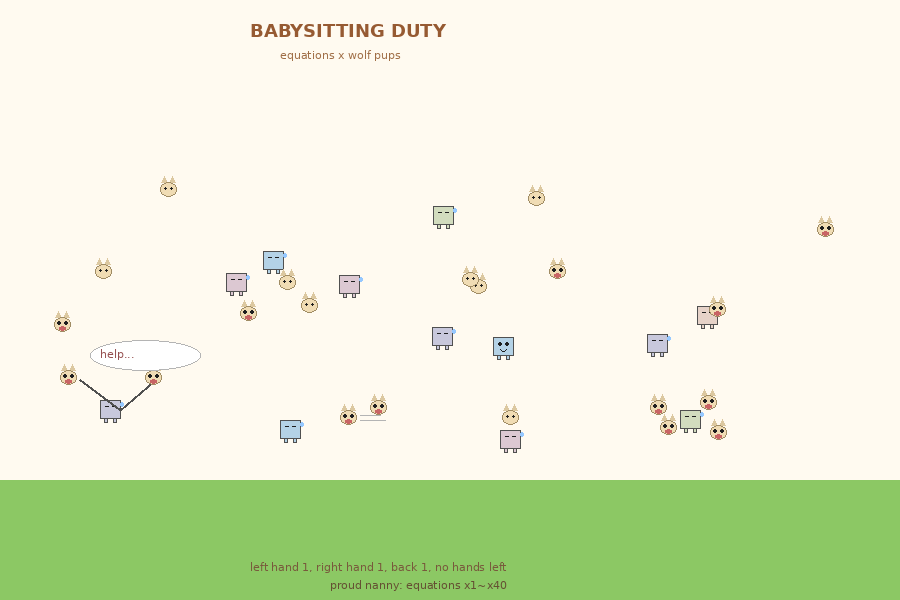

Generate this figure with Python:
from PIL import Image, ImageDraw, ImageFont
import random

img = Image.new('RGB', (900, 600), (255, 250, 240))
draw = ImageDraw.Draw(img)

draw.rectangle([0, 480, 900, 600], fill=(140, 200, 100))

try:
    font = ImageFont.truetype("/usr/share/fonts/truetype/dejavu/DejaVuSans-Bold.ttf", 18)
    sfont = ImageFont.truetype("/usr/share/fonts/truetype/dejavu/DejaVuSans.ttf", 11)
except:
    font = sfont = ImageFont.load_default()

draw.text((250, 20), "BABYSITTING DUTY", fill=(150, 90, 50), font=font)
draw.text((280, 48), "equations x wolf pups", fill=(160, 110, 70), font=sfont)

def draw_equation(draw, bx, by, c=(200,200,220), tired=False):
    draw.rectangle([bx, by, bx+20, by+18], fill=c, outline=(80,80,80))
    if tired:
        draw.line([(bx+5, by+6), (bx+8, by+6)], fill=(30,30,30), width=1)
        draw.line([(bx+12, by+6), (bx+15, by+6)], fill=(30,30,30), width=1)
        draw.ellipse([bx+20, by+2, bx+23, by+6], fill=(150,200,255))
    else:
        draw.ellipse([bx+5, by+5, bx+8, by+8], fill=(30,30,30))
        draw.ellipse([bx+12, by+5, bx+15, by+8], fill=(30,30,30))
        draw.arc([bx+7, by+9, bx+13, by+14], 0, 180, fill=(30,30,30))
    draw.rectangle([bx+4, by+18, bx+7, by+22], fill=c, outline=(80,80,80))
    draw.rectangle([bx+13, by+18, bx+16, by+22], fill=c, outline=(80,80,80))

def draw_wolfpup(draw, bx, by, chaos=False):
    c = (240, 220, 180)
    draw.polygon([(bx+1, by), (bx+4, by-6), (bx+7, by)], fill=(220, 200, 160))
    draw.polygon([(bx+9, by), (bx+12, by-6), (bx+15, by)], fill=(220, 200, 160))
    draw.ellipse([bx, by, bx+16, by+14], fill=c, outline=(160,140,100))
    if chaos:
        draw.ellipse([bx+3, by+4, bx+6, by+7], fill=(30,30,30))
        draw.ellipse([bx+10, by+4, bx+13, by+7], fill=(30,30,30))
        draw.ellipse([bx+5, by+9, bx+11, by+13], fill=(200,100,100))
    else:
        draw.ellipse([bx+4, by+5, bx+6, by+7], fill=(30,30,30))
        draw.ellipse([bx+10, by+5, bx+12, by+7], fill=(30,30,30))

ecolors = [(200,200,220), (180,210,230), (220,200,210), (210,220,190), (230,210,200)]

draw_equation(draw, 100, 400, ecolors[0], tired=True)
draw.line([(120, 410), (80, 380)], fill=(80,80,80), width=2)
draw_wolfpup(draw, 60, 370, chaos=True)
draw.line([(120, 410), (155, 380)], fill=(80,80,80), width=2)
draw_wolfpup(draw, 145, 370, chaos=True)

draw_equation(draw, 280, 420, ecolors[1], tired=True)
draw_wolfpup(draw, 340, 410, chaos=True)
draw_wolfpup(draw, 370, 400, chaos=True)
draw.line([(360, 415), (380, 415)], fill=(180,180,180), width=1)
draw.line([(360, 420), (385, 420)], fill=(180,180,180), width=1)

draw_equation(draw, 500, 430, ecolors[2], tired=True)
draw_wolfpup(draw, 502, 410, chaos=False)

draw_equation(draw, 680, 410, ecolors[3], tired=True)
draw_wolfpup(draw, 650, 400, chaos=True)
draw_wolfpup(draw, 660, 420, chaos=True)
draw_wolfpup(draw, 700, 395, chaos=True)
draw_wolfpup(draw, 710, 425, chaos=True)

for i in range(8):
    ex = random.randint(50, 820)
    ey = random.randint(200, 370)
    draw_equation(draw, ex, ey, ecolors[i % 5], tired=random.random() > 0.3)

for i in range(12):
    wx = random.randint(50, 830)
    wy = random.randint(180, 380)
    draw_wolfpup(draw, wx, wy, chaos=random.random() > 0.4)

draw.ellipse([90, 340, 200, 370], fill=(255,255,255), outline=(180,180,180))
draw.text((100, 347), "help...", fill=(150,80,80), font=sfont)

draw.text((250, 560), "left hand 1, right hand 1, back 1, no hands left", fill=(120, 90, 60), font=sfont)
draw.text((330, 578), "proud nanny: equations x1~x40", fill=(100, 80, 50), font=sfont)

img.save('babysitting.png')
print("done - babysitting.png")
